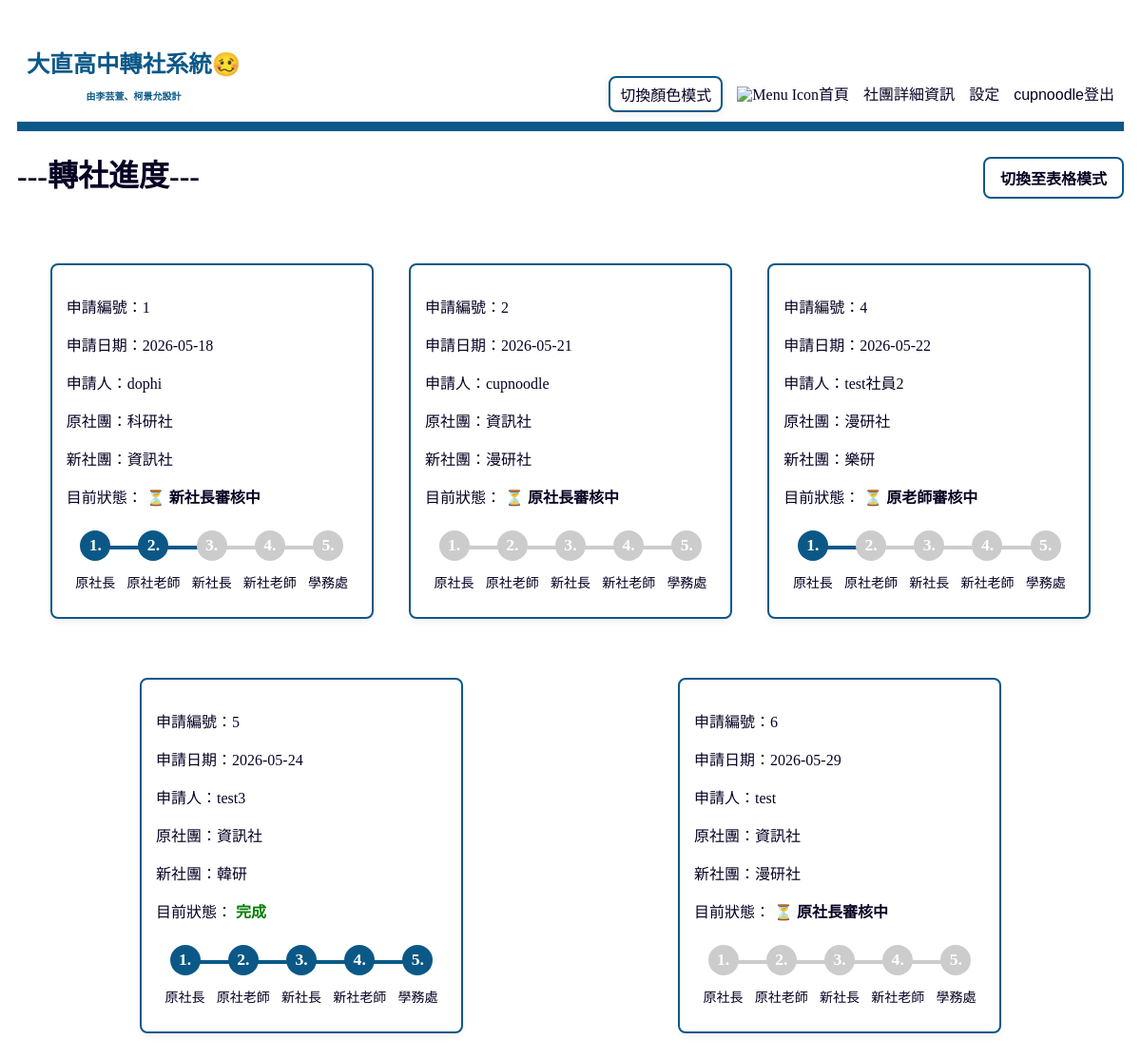
Page /transfer/progress/ (signed in) on the committed database.
### transfer/models.py (models this page shows, shortened)
class TransferRequest(models.Model):
    STATUS_CHOICES = [
        (0, '原社長審核中'),
        (1, '原老師審核中'),
        (2, '新社長審核中'),
        (3, '新老師審核中'),
        (4, '學務處審核中'),
        (5, '完成'),
        (6, '已退回 (原社長拒絕)'),
        (7, '已退回 (原老師拒絕)'),
        (8, '已退回 (新社長拒絕)'),
        (9, '已退回 (新老師拒絕)'),
    ]
    student = models.ForeignKey(User, on_delete=models.CASCADE, related_name='transfer_requests', verbose_name="申請人")
    old_club = models.ForeignKey(Club, on_delete=models.CASCADE, related_name='outgoing_requests', verbose_name="原社團")
    new_club = models.ForeignKey(Club, on_delete=models.CASCADE, related_name='incoming_requests', verbose_name="新社團")
    status = models.IntegerField(choices=STATUS_CHOICES, default=0, verbose_name="進度狀態")
    created_at = models.DateTimeField(auto_now_add=True, verbose_name="申請時間")

class Club(models.Model):
    name = models.CharField(max_length=100, unique=True, verbose_name="社團名稱")
    max_participants = models.IntegerField(verbose_name="人數上限")
    founder = models.ForeignKey(User, on_delete=models.SET_NULL, null = True,related_name='founded_clubs', verbose_name="社長")
    teacher = models.ForeignKey(User, on_delete=models.SET_NULL, null = True, related_name='taught_clubs', verbose_name="指導老師")
    description = models.TextField(max_length=200, unique=True, verbose_name="社團介紹", blank=True, null=True)

### transfer/views.py (the view, shortened to what this page needs)
# urls.py: path('progress/', views.progress, name='progress'),
@login_required
def progress(request):
    user = request.user
    if user.is_staff or user.is_superuser:#判斷如果是「學務處 / 最高管理員」，可以直接看到所有的申請單
        requests = TransferRequest.objects.all()
    return render(request, 'transfer/progress.html', {'requests': requests})

### transfer/templates/transfer/progress.html (shortened to what this page needs)
{% extends "base.html" %}
{% block main %}
    <div class="page-header">
        <h1>---轉社進度---</h1>
        <label for="view-toggle" class="toggle-btn">
            <span class="text-card">切換至表格模式 </span>
        </label>
    </div>
    <div class="content-wrapper">
        {% if requests %}
            <div class="view-card progress-list">
              {% for req in requests %}
                <section class="apply-card">
                  <p>申請編號：{{ req.id }}</p>
                  <p>申請日期：{{ req.created_at|date:"Y-m-d" }}</p>
                  <p>申請人：{{ req.student.username }}</p>
                  <p>原社團：{{ req.old_club.name }}</p>
                  <p>新社團：{{ req.new_club.name }}</p>
                  <p>目前狀態：
                    {% if req.status >= 6 %}
                      <strong style="color: red;">{{ req.get_status_display }}</strong>
                    {% elif req.status == 5 %}
                      <strong style="color: green;">{{ req.get_status_display }}</strong>
                    {% else %}
                      <strong>⏳ {{ req.get_status_display }}</strong>
                    {% endif %}
                  </p>
                  <div class="stepper">
                    <div class="step {% if req.status >= 1 and req.status <= 5 %}active{% elif req.status >= 6  and req.status <= 9 %}rejected{% endif %}">
                      <div class="circle">1.</div>
                      <div class="label">原社長</div>
                    </div>
                    <div class="step {% if req.status >= 2 and req.status <= 5 %}active{% elif req.status >= 7 and req.status <= 9 %}rejected{% endif %}">
                      <div class="circle">2.</div>
                      <div class="label">原社老師</div>
                    </div>
                    <div class="step {% if req.status >= 3 and req.status <= 5 %}active{% elif req.status >= 8 and req.status <= 9 %}rejected{% endif %}">
                      <div class="circle">3.</div>
                      <div class="label">新社長</div>
                    </div>
                    <div class="step {% if req.status >= 4 and req.status <= 5 %}active{% elif req.status == 9 %}rejected{% endif %}">
                      <div class="circle">4.</div>
                      <div class="label">新社老師</div>
                    </div>
                    <div class="step {% if req.status == 5 %}active{% endif %}">
                      <div class="circle">5.</div>
                      <div class="label">學務處</div>
                    </div>
                  </div>
                </section>
              {% endfor %}
            </div>
        {% else %}
            <p>目前沒有任何轉社申請。</p>
        {% endif %}
    </div>
{% endblock %}

### transfer/templates/base.html (shortened to what this page needs)
{% load static %}
<!DOCTYPE html>
<html lang="zn-hant">
<head>
    <link rel="stylesheet" href="{% static 'style.css' %}">
</head>
<body>
    <nav class="toolbar">
        <div class="toolbar-logo" href="{% url 'index' %}">
            <h3><strong>大直高中轉社系統🥴</strong></h3>
            <p style="font-size: 10px;">由李芸萱、柯景允設計</p>
        </div>
        <div class="toolbar-menu">
            <button id="theme-toggle" class="bot toolbar-item">切換顏色模式</button>
            <a class="toolbar-item" href="{% url 'index' %}"><img src="https://cdn-icons-png.flaticon.com/512/1946/1946488.png" alt="Menu Icon" style="width:24px; height:24px;">首頁</a>
            <a class="toolbar-item" href="{% url 'club_detail' %}">社團詳細資訊</a>
            {% if not user.is_authenticated %}
                <a class="toolbar-item" href="{% url 'login' %}">登入</a>
            {% else %}
                {% if user.is_superuser or user.is_staff %}
                    <a class="toolbar-item" href="{% url 'setting' %}">設定</a>
                {% endif %}
                <form class="toolbar-item" action="{% url 'logout' %}" method="post" style="display:inline;">
                    <button type="submit" class="toolbar-item" style="background:none;border:none;padding:0;">{{ user }}登出</button>
                </form>
            {% endif %}
        </div>
    </nav>
    {% block main %}{% endblock %}
</body>
</html>

### static/style.css (style rules this page uses)
:root { --bg-main: #ffffff; --text-main: #070323; --a-main: #0b5887; --card-bg: #ffffff; --border-color: #0b5887; --table-th: #f4f4f4; --table-even: #f9f9f9; --table-hover: #e7eaf9; --input-border: #e1e8ed; --error-color: #a01a1a; --step-line: #cccccc; }
body { font-family: "Microsoft JhengHei", serif; background-color: var(--bg-main); color: var(--text-main); padding: 10px; text-align: center; transition: background-color 0.4s ease, color 0.4s ease; }
h1 { color: var(--text-main); }
h3 { margin-top: 20px; margin-bottom: 10px; }
a { color: var(--a-main); text-decoration: none; transition: color 0.2s ease; }
label { display: block; color: var(--text-main); margin-top: 10px; font-weight: bold; }
.toolbar { display: flex; justify-content: space-between; align-items: flex-end; background-color: var(--bg-main); padding: 10px 10px; border-bottom: 10px solid var(--border-color); transition: background-color 0.4s ease, border-color 0.4s ease; }
.toolbar-logo { font-size: 1.3rem; font-weight: bold; color: var(--border-color); }
.toolbar-menu { display: flex; align-items: center; gap: 15px; margin: 0; padding: 0; list-style: none; }
.toolbar-item { color: var(--text-main); font-weight: 500; font-size: 1rem; padding: 5px 0; border-bottom: 3px solid transparent; transition: all 0.2s ease-in-out; }
.bot { background-color: var(--bg-main); border: 2px solid var(--border-color); color: var(--text-main); border-radius: 8px; padding: 5px 10px; box-shadow: 0 2px 8px rgba(0,0,0,0.08); transition: transform 0.15s, background-color 0.2s, color 0.2s; cursor: pointer; }
.apply-card { background-color: var(--card-bg); border: 2px solid var(--border-color); color: var(--text-main); border-radius: 8px; padding: 15px; width: 100%; max-width: 500px; box-sizing: border-box; box-shadow: 0 4px 6px rgba(0, 0, 0, 0.05); margin: 30px auto; text-align: left; transition: all 0.4s ease; }
.progress-list .apply-card { margin-bottom: 0; flex: 320px; max-width: 340px; min-width: 260px; }
.progress-list { display: flex; flex-wrap: wrap; gap: 32px; justify-content: center; margin-bottom: 24px; padding: 0 32px; background-color: var(--card-bg); transition: background-color 0.4s ease; }
.label { display: block; margin-top: 8px; font-size: 14px; color: var(--text-main); }
.stepper { display: flex; justify-content: space-between; align-items: center; margin: 24px 0 12px 0; width: 100%; }
.step { display: flex; flex-direction: column; align-items: center; position: relative; flex: 2; }
.step:not(:last-child)::after { content: ''; position: absolute; top: 16px; left: 50%; width: 100%; height: 4px; background: var(--step-line); z-index: 0; }
.step.active:not(:last-child)::after { background: var(--border-color); }
.circle { width: 32px; height: 32px; border-radius: 50%; background: var(--step-line); color: var(--bg-main); display: flex; align-items: center; justify-content: center; font-weight: bold; font-size: 1.1rem; z-index: 1; margin-bottom: 4px; transition: all 0.3s ease; }
.step.active .circle { background: var(--border-color); color: #ffffff; }
.page-header { display: flex; justify-content: space-between; align-items: center; margin-bottom: 20px; }
.toggle-btn { padding: 8px 16px; cursor: pointer; border-radius: 8px; border: 2px solid var(--border-color); background-color: var(--bg-main); color: var(--text-main); font-weight: bold; transition: all 0.2s; }
.view-card { display: flex; }
.toggle-btn .text-card { display: inline; }

### rows in the picture
TransferRequest: id "1", created_at "2026-05-18", student.username "dophi", old_club.name "科研社", new_club.name "資訊社", status "新社長審核中"
TransferRequest: id "2", created_at "2026-05-21", student.username "cupnoodle", old_club.name "資訊社", new_club.name "漫研社", status "原社長審核中"
TransferRequest: id "4", created_at "2026-05-22", student.username "test社員2", old_club.name "漫研社", new_club.name "樂研", status "原老師審核中"
TransferRequest: id "5", created_at "2026-05-24", student.username "test3", old_club.name "資訊社", new_club.name "韓研", status "完成"
TransferRequest: id "6", created_at "2026-05-29", student.username "test", old_club.name "資訊社", new_club.name "漫研社", status "原社長審核中"

### other values in the picture
{{ user }} "cupnoodle"
